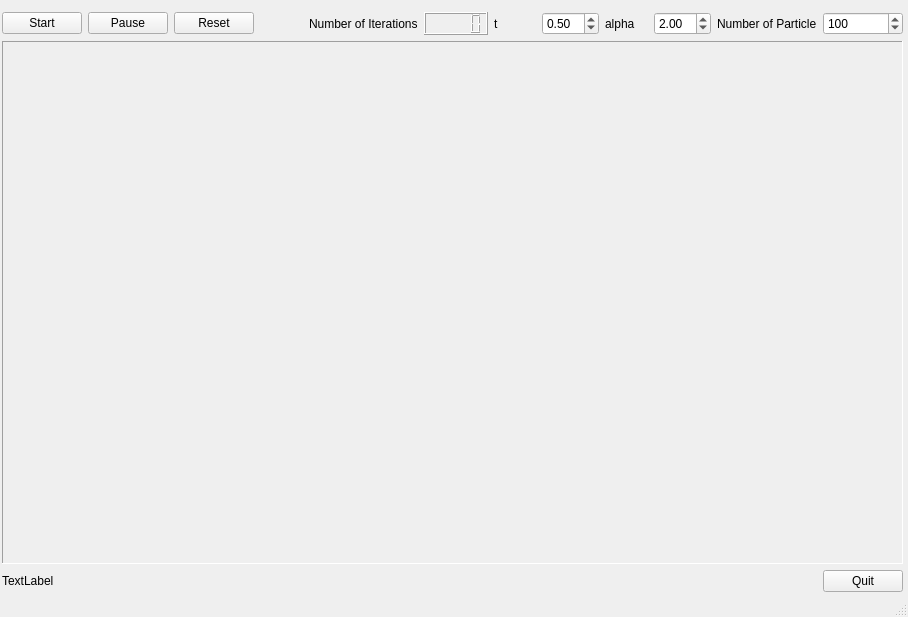
<?xml version="1.0" encoding="UTF-8"?>
<ui version="4.0">
 <class>MainWindow</class>
 <widget class="QMainWindow" name="MainWindow">
  <property name="geometry">
   <rect>
    <x>0</x>
    <y>0</y>
    <width>908</width>
    <height>617</height>
   </rect>
  </property>
  <property name="windowTitle">
   <string>MainWindow</string>
  </property>
  <widget class="QWidget" name="centralwidget">
   <widget class="QWidget" name="gridLayoutWidget">
    <property name="geometry">
     <rect>
      <x>0</x>
      <y>10</y>
      <width>905</width>
      <height>584</height>
     </rect>
    </property>
    <layout class="QGridLayout" name="gridLayout">
     <property name="margin">
      <number>2</number>
     </property>
     <item row="0" column="13">
      <widget class="QSpinBox" name="numberOfParticleSpinBox">
       <property name="minimum">
        <number>21</number>
       </property>
       <property name="maximum">
        <number>900</number>
       </property>
       <property name="value">
        <number>100</number>
       </property>
      </widget>
     </item>
     <item row="0" column="12">
      <widget class="QLabel" name="label">
       <property name="text">
        <string>Number of Particle</string>
       </property>
      </widget>
     </item>
     <item row="0" column="7">
      <widget class="QLCDNumber" name="lcdNumber"/>
     </item>
     <item row="0" column="6">
      <widget class="QLabel" name="label_2">
       <property name="text">
        <string>Number of Iterations</string>
       </property>
      </widget>
     </item>
     <item row="0" column="2">
      <widget class="QPushButton" name="startButton">
       <property name="text">
        <string>Start</string>
       </property>
      </widget>
     </item>
     <item row="0" column="3">
      <widget class="QPushButton" name="pauseButton">
       <property name="text">
        <string>Pause</string>
       </property>
      </widget>
     </item>
     <item row="0" column="9">
      <widget class="QDoubleSpinBox" name="tSpinBox">
       <property name="singleStep">
        <double>0.050000000000000</double>
       </property>
       <property name="value">
        <double>0.500000000000000</double>
       </property>
      </widget>
     </item>
     <item row="2" column="13">
      <widget class="QPushButton" name="quitButton">
       <property name="text">
        <string>Quit</string>
       </property>
      </widget>
     </item>
     <item row="0" column="11">
      <widget class="QDoubleSpinBox" name="alphaSpinBox">
       <property name="singleStep">
        <double>0.050000000000000</double>
       </property>
       <property name="value">
        <double>2.000000000000000</double>
       </property>
      </widget>
     </item>
     <item row="0" column="10">
      <widget class="QLabel" name="label_4">
       <property name="text">
        <string>alpha</string>
       </property>
      </widget>
     </item>
     <item row="0" column="4">
      <widget class="QPushButton" name="resetButton">
       <property name="text">
        <string>Reset</string>
       </property>
      </widget>
     </item>
     <item row="2" column="2" colspan="11">
      <widget class="QLabel" name="status_label">
       <property name="text">
        <string>TextLabel</string>
       </property>
      </widget>
     </item>
     <item row="0" column="8">
      <widget class="QLabel" name="label_t">
       <property name="text">
        <string>t</string>
       </property>
      </widget>
     </item>
     <item row="1" column="2" colspan="12">
      <widget class="QFrame" name="frame">
       <property name="minimumSize">
        <size>
         <width>600</width>
         <height>512</height>
        </size>
       </property>
       <property name="frameShape">
        <enum>QFrame::Panel</enum>
       </property>
       <property name="frameShadow">
        <enum>QFrame::Sunken</enum>
       </property>
      </widget>
     </item>
    </layout>
   </widget>
  </widget>
  <widget class="QStatusBar" name="statusbar"/>
 </widget>
 <tabstops>
  <tabstop>startButton</tabstop>
  <tabstop>tSpinBox</tabstop>
  <tabstop>numberOfParticleSpinBox</tabstop>
  <tabstop>pauseButton</tabstop>
 </tabstops>
 <resources/>
 <connections/>
</ui>
